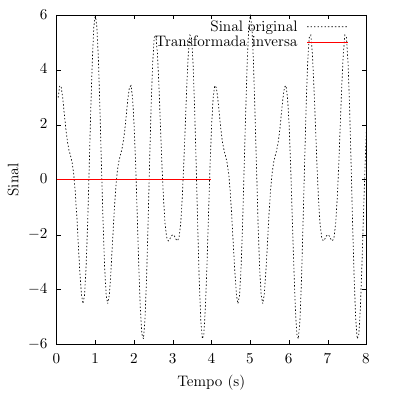

gnuplot code for this plot:
set terminal epslatex standalone size 10cm, 10cm
set output "inv-dft.tex"
reset
set title ""
set xlabel "Tempo (s)"
set ylabel "Sinal"
unset grid

set linestyle 1 lt 2 lw 2 dashtype 3 lc rgb "black"
set linestyle 2 lt 3 lw 1 lc rgb "red"

# set multiplot layout 1,2 \

plot "output-signal1.dat" w l ls 1 t "Sinal original",\
     "output-inv-dft.dat" w l ls 2 t "Transformada inversa",\
     

